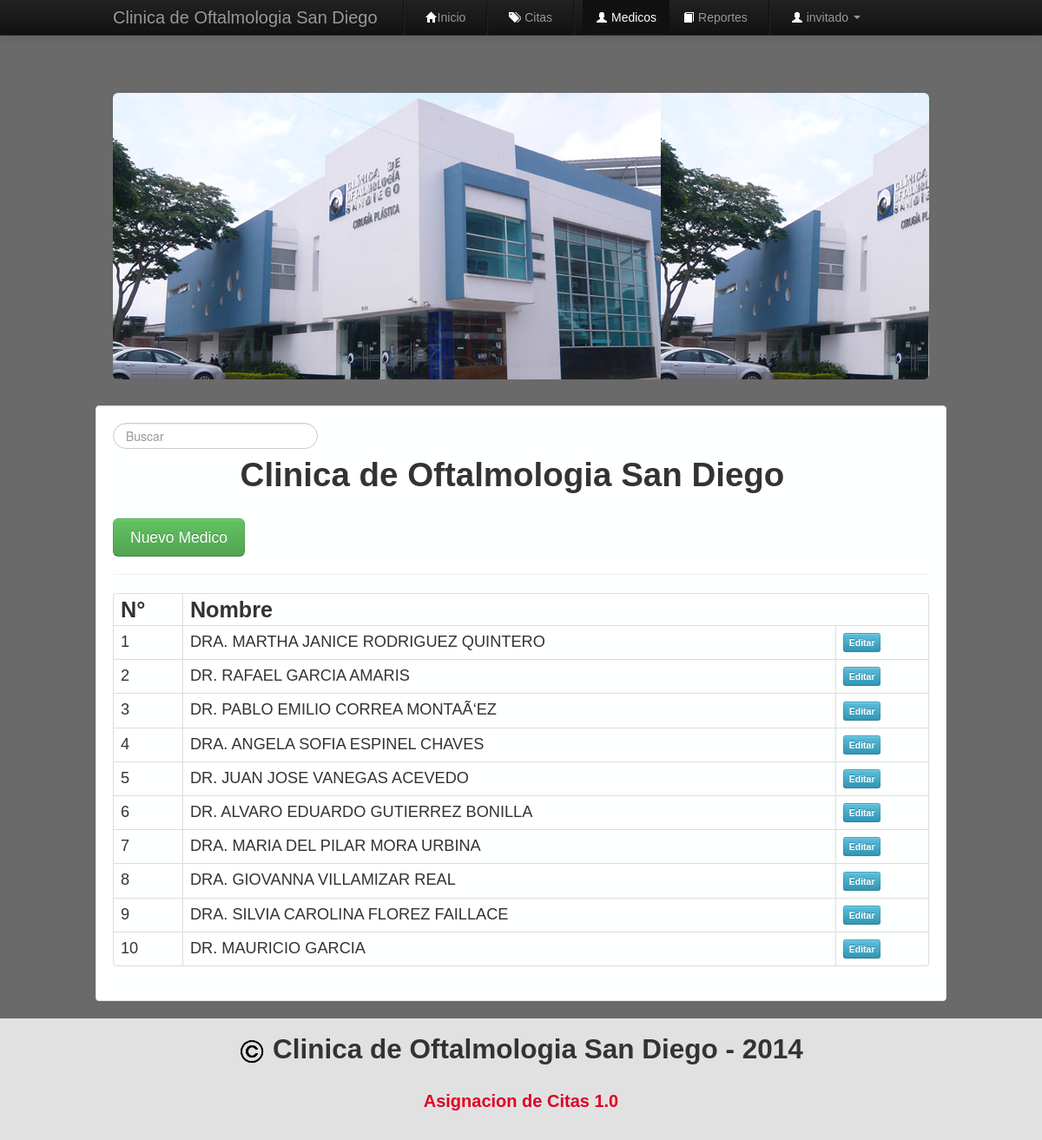
Screenshot of /includes/medicos.php (signed in) with the database file from the repository.
### tables this page shows
CREATE TABLE IF NOT EXISTS `medicos` (
  `idMedico` int(11) NOT NULL AUTO_INCREMENT,
  `nombreMedico` varchar(90) NOT NULL,
  PRIMARY KEY (`idMedico`)
);

### includes/funciones.php (the view, shortened to what this page needs)
<?php
  class funciones{
    public function verMedicos(){
         $cant_reg = 10;
        if(isset($_GET["pagina"])){
            $num_pag = $_GET["pagina"];
        }else{
            $num_pag = 1;
        }
        if(!$num_pag){
            $inicio = 0;
            $num_pag = 1;
        }else{
            $inicio = ($num_pag-1)*$cant_reg;
        }
        $resultado = mysql_query("SELECT * FROM medicos LIMIT $inicio,$cant_reg");
        while($fila = mysql_fetch_array($resultado)){
            echo '<tr>
                    <td>'.$fila['idMedico'].'</td>
                    <td>'.$fila['nombreMedico'].'</td>
                    <td><a id="editarMedico" class="btn btn-mini btn-info" href="'.$fila['idMedico'].'"><strong>Editar</strong></a></td>
                </tr>';
        }
    }
  }
?>

### css/estilos.css (style rules this page uses)
* { margin: 0; padding: 0; font-family: Arial; }
body { background: rgba(7,7,7,0.6); padding-top: 60px; padding-bottom: 40px; }

### includes/medicos.php (style rules this page uses)
td { font-size: 1.3em; }

### rows the page displays
medicos: idMedico "1", nombreMedico "DRA. MARTHA JANICE RODRIGUEZ QUINTERO"
medicos: idMedico "2", nombreMedico "DR. RAFAEL GARCIA AMARIS"
medicos: idMedico "3", nombreMedico "DR. PABLO EMILIO CORREA MONTAÃ‘EZ"
medicos: idMedico "4", nombreMedico "DRA. ANGELA SOFIA ESPINEL CHAVES"
medicos: idMedico "5", nombreMedico "DR. JUAN JOSE VANEGAS ACEVEDO"
medicos: idMedico "6", nombreMedico "DR. ALVARO EDUARDO GUTIERREZ BONILLA"
medicos: idMedico "7", nombreMedico "DRA. MARIA DEL PILAR MORA URBINA"
medicos: idMedico "8", nombreMedico "DRA. GIOVANNA VILLAMIZAR REAL"
medicos: idMedico "9", nombreMedico "DRA. SILVIA CAROLINA FLOREZ FAILLACE"
medicos: idMedico "10", nombreMedico "DR. MAURICIO GARCIA"

### other values shown
$user "invitado"
